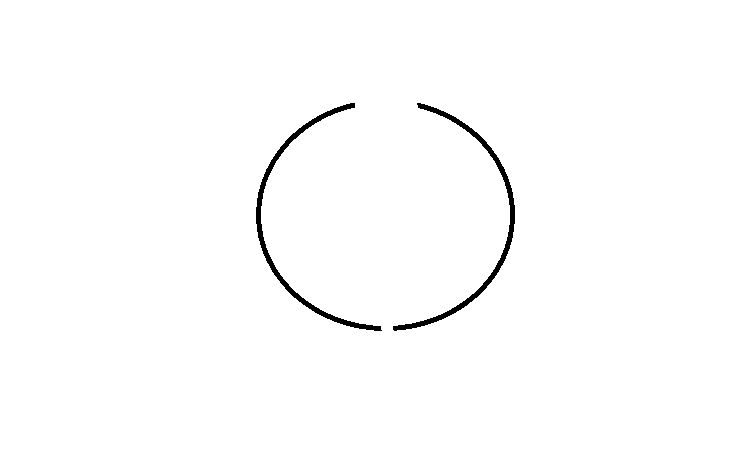
#> input picture detpts/image.png, 730 x 469 px
$ python -i det_trace.py   (imports and definitions only)
#> lines starting #> are read from the running program, lines starting #| are printed output that depends on the picture; after the words box and inside, x2 and y2 are one past the last pixel; in counts of white or black regions, pixels touching at a corner belong together
### detpts/auxiliaires.py
import numpy as np
import matplotlib.pyplot as plt


def longueur_approx_morceaux(points):
    """si points a été obtenu à partir de approx_morceaux, renvoie la somme des longueurs des morceaux, qui approxime
    la longueur du contour d'origine"""
    longueur = 0
    for i, point in enumerate(points):
        actuel = np.array(point)  # converti un tuple en np.array, qui supporte la soustraction
        if i > 0:
            longueur += np.linalg.norm(actuel - prec)
        prec = actuel
    return longueur


# [17 lines left out: function afficher_points, not called in this run]

### detpts/det_trace.py
import cv2
import numpy as np
import scipy.ndimage as ndi     #convolution : permet de déterminer les extrémités du squelette
import matplotlib.pyplot as plt
from skimage.morphology import skeletonize
from auxiliaires import longueur_approx_morceaux

def norme_carre(vecteur):      #norme au carré d'un vecteur de dimension 2
    return(vecteur[0] ** 2 + vecteur[1] ** 2)

def approx_morceaux(points, epsilon):
        """ points désigne la liste des points d'un contour (de la forme [x,y])
        renvoie une nouvelle liste de points qui sont les extrémités des segments de l'apporximation par morceaux"""
        start, end = np.array(points[0]), np.array(points[-1])
        line_vec = end - start
        line_len = np.linalg.norm(line_vec)
        line_unitvec = line_vec / line_len if line_len != 0 else line_vec

        distances = np.abs(np.cross(points - start, line_unitvec))
        max_distance_idx = np.argmax(distances)
        max_distance = distances[max_distance_idx]

        if max_distance < epsilon:
            return np.array([start, end])

        left = approx_morceaux(points[:max_distance_idx + 1], epsilon)
        right = approx_morceaux(points[max_distance_idx:], epsilon)
        return np.vstack((left[:-1], right))

def trouve_starts(skeleton):
    """Identifie les extrémités et intersections d'un squelette."""
    structure = np.array([[1, 1, 1],
                          [1, 10, 1],
                          [1, 1, 1]])

    neighbors = ndi.convolve(skeleton.astype(int), structure, mode='constant', cval=0) - 10
    endpoints = np.argwhere((skeleton == 1) & (neighbors == 1))  # 1 voisin = extrémité

    starts = set(map(tuple, endpoints))
    return list(starts)


def skeleton2contours(skeleton):
    """Renvoie contours (liste des contours) à partir de skeleton via un parcours à partir des extrémités détectées par
    trouve_starts"""
    starts = trouve_starts(skeleton)
    contours = []
    visited = set()
    for start in starts:
        stack = [start]
        contour = []

        while stack != []:
            x, y = stack.pop()
            if (x, y) not in visited:
                visited.add((x, y))
                contour.append((x, y))

                for dx in [-1, 0, 1]:
                    for dy in [-1, 0, 1]:
                        ny = y + dy
                        nx = x + dx
                        if (nx, ny) not in visited and skeleton[nx, ny]:
                            stack.append((nx, ny))
        if contour != []:
            contours.append(contour)
    return contours


def dimension(points_morceaux_par_gpe):
    """Renvoie le plus grand écrat en x et le plus grand écart en y parmi tous les points de tous les groupes
    Dans l'idée, points_morceaux_par_gpe est une liste de listes de points, chaque liste de points correspondant
    aux positions des modifications de pente de l'approximaton par morceau du groupe en question"""
    x_min = points_morceaux_par_gpe[0][0][0]
    x_max = x_min
    y_max = points_morceaux_par_gpe[0][0][1]
    y_min = y_max
    for points in points_morceaux_par_gpe:
        for point in points:
            x = point[0]
            y = point[1]
            if x < x_min:
                x_min = x
            if x > x_max:
                x_max = x
            if y < y_min:
                y_min = y
            if y > y_max:
                y_max = y
    return (x_max - x_min, y_max - y_min)


def detection_trace(image_init, epsilon = 0.1, afficher_squelette = False, afficher_contours = False, afficher_im_init = False,
            afficher_splines = False):
    """
        Entrée:
        -image_init : chemin d'accès à l'image
        -epsilon : tolérance dans approx_morceaux; eps grand = calcul rapide mais découpe moins précise
        Renvoie :
        -l'écart maximal en x
        -l'écart maximal en y
        -la liste des longueurs de chaque contour (enfin, de leur approximation par morceaux
        -la liste des points de changements de pente de l'approximation, pour chaque groupe
    """
#> called with image_init = 'image.png', epsilon = 0.1, afficher_squelette = False, afficher_contours = False, afficher_im_init = False, afficher_splines = False
    # Charger l'image
    image_pre_sym = cv2.imread(image_init, cv2.IMREAD_GRAYSCALE)
#> image_pre_sym: shape (469, 730); 99% white; 2 black regions, box (x1, y1, x2, y2) and area: (256, 103, 382, 331) 1713, (393, 103, 515, 331) 1696
    image = np.flipud(image_pre_sym)  # la position des aiguilles apparaît inversée en y sinon
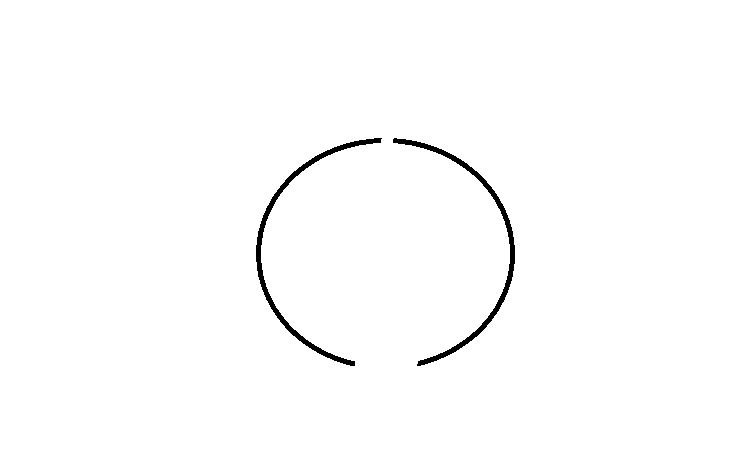
#> image: shape (469, 730); 99% white; 2 black regions, box (x1, y1, x2, y2) and area: (256, 138, 382, 366) 1713, (393, 138, 515, 366) 1696
    image = np.transpose(image)
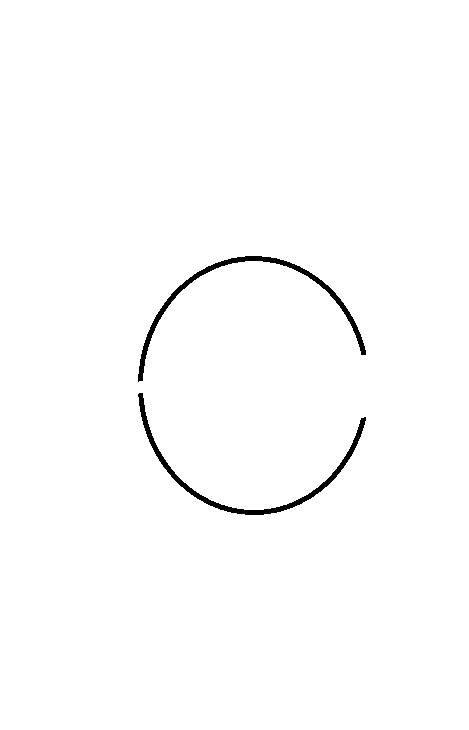
#> image: shape (730, 469); 99% white; 2 black regions, box (x1, y1, x2, y2) and area: (138, 256, 366, 382) 1713, (138, 393, 366, 515) 1696
    # Afficher l'image originale
    if afficher_im_init:
        plt.imshow(image_pre_sym, cmap='gray')
        plt.title("Image d'origine")
        plt.show()
    # squeletonize
    invert = cv2.bitwise_not(image)  # noir devient blanc et vice-versa
    skeleton = skeletonize(invert)
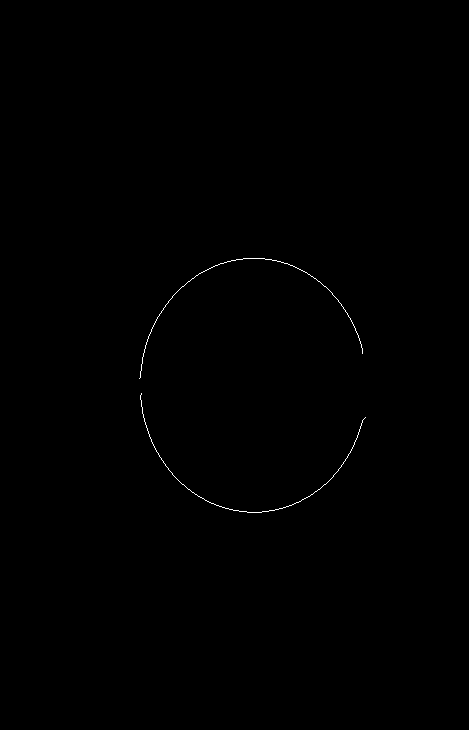
#> skeleton: shape (730, 469) bool; 0.18% white in thin lines or dots, all inside (x1, y1, x2, y2) = (139, 258, 366, 513)

    if afficher_squelette:
        # display results
        fig, axes = plt.subplots(nrows=1, ncols=2, figsize=(8, 4))  # plus de sharex/sharey

        ax = axes.ravel()

        ax[0].imshow(image, cmap=plt.cm.gray)
        ax[0].axis('off')
        ax[0].set_title('original', fontsize=20)

        ax[1].imshow(skeleton, cmap=plt.cm.gray)
        ax[1].axis('off')
        ax[1].set_title('skeleton', fontsize=20)

        plt.tight_layout()
        plt.show()

    contours = skeleton2contours(skeleton)
#> in trouve_starts, `endpoints = np.argwhere((skeleton == 1) & (neighbors == 1))`: endpoints = [[353, 362], [378, 139], [393, 141], [417, 365]]
#> in trouve_starts, `starts = set(map(tuple, endpoints))`: starts = 4 items
#> in skeleton2contours, `starts = trouve_starts(skeleton)`: starts = [(353, 362), (417, 365), (393, 141), (378, 139)]
#> the loop in skeleton2contours, `for start in starts:` made 4 passes
#> after the loop in skeleton2contours, `for start in starts:`: contours = 2 items; visited = 605 items
#> contours = 2 items
    points_morceaux_par_gpe = [[] for _ in range(len(contours))]
#> points_morceaux_par_gpe = [[], []]
    longueurs = []
    for i, contour in enumerate(contours):
        points_morceaux_par_gpe[i] = approx_morceaux(contour, epsilon)
        longueurs.append(longueur_approx_morceaux((points_morceaux_par_gpe[i])))
#> this loop made 2 passes
    lx, ly = dimension(points_morceaux_par_gpe)
#> the loop in dimension, `for points in points_morceaux_par_gpe:` made 2 passes
    return lx, ly, longueurs, points_morceaux_par_gpe

>>> result = detection_trace('image.png')

$ run again, on detpts/4gpes.png
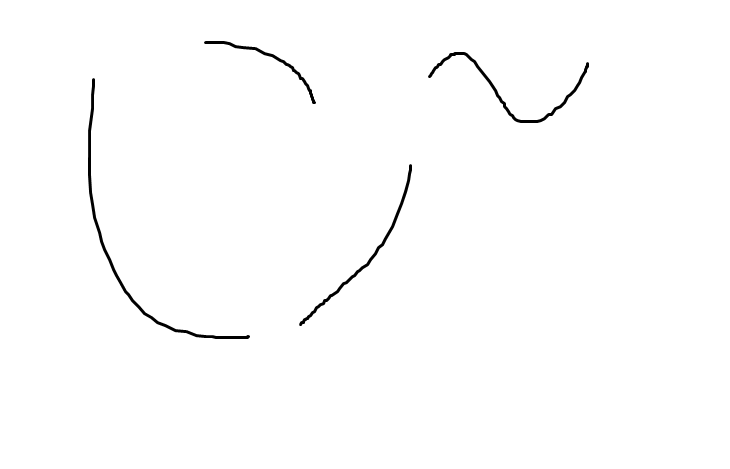
#> input picture detpts/4gpes.png, 730 x 469 px
#> in detection_trace, image_pre_sym is the input picture: shape (469, 730); min 0, max 255, mean 252.9
#> in detection_trace, `image = np.transpose(image)`:
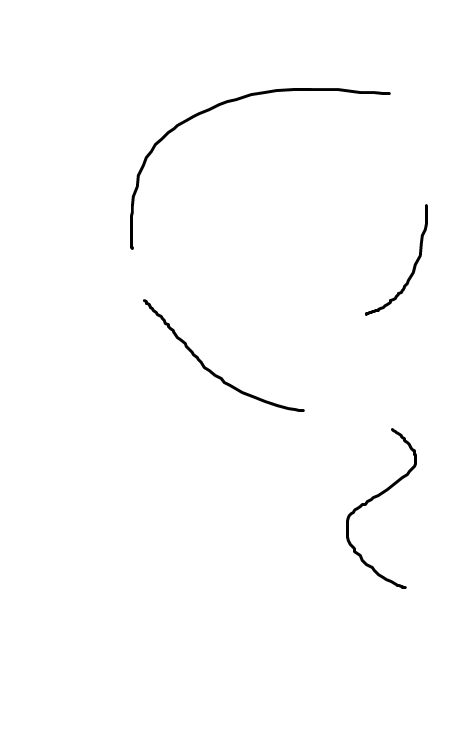
#> image: shape (730, 469); min 0, max 255, mean 252.9
#> in detection_trace, `skeleton = skeletonize(invert)`:
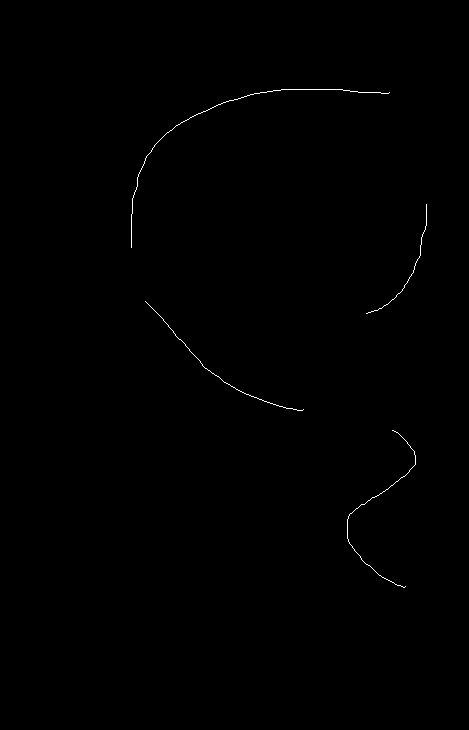
#> skeleton: shape (730, 469) bool; 0.24% white in thin lines or dots, all inside (x1, y1, x2, y2) = (131, 89, 427, 588)
#> endpoints = [[92, 389], [204, 426], [247, 131], [301, 145], [313, 366], [409, 303], [430, 392], [586, 405]]
#> in trouve_starts, `starts = set(map(tuple, endpoints))`: starts = 8 items
#> in skeleton2contours, `starts = trouve_starts(skeleton)`: starts = [(430, 392), (301, 145), (92, 389), (247, 131), (313, 366), (586, 405), (409, 303), (204, 426)]
#> the loop in skeleton2contours, `for start in starts:` made 8 passes
#> after the loop in skeleton2contours, `for start in starts:`: contours = 4 items; visited = 823 items
#> in detection_trace, `contours = skeleton2contours(skeleton)`: contours = 4 items
#> points_morceaux_par_gpe = [[], [], [], []]
#> the loop in detection_trace, `for i, contour in enumerate(contours):` made 4 passes
#> the loop in dimension, `for points in points_morceaux_par_gpe:` made 4 passes
